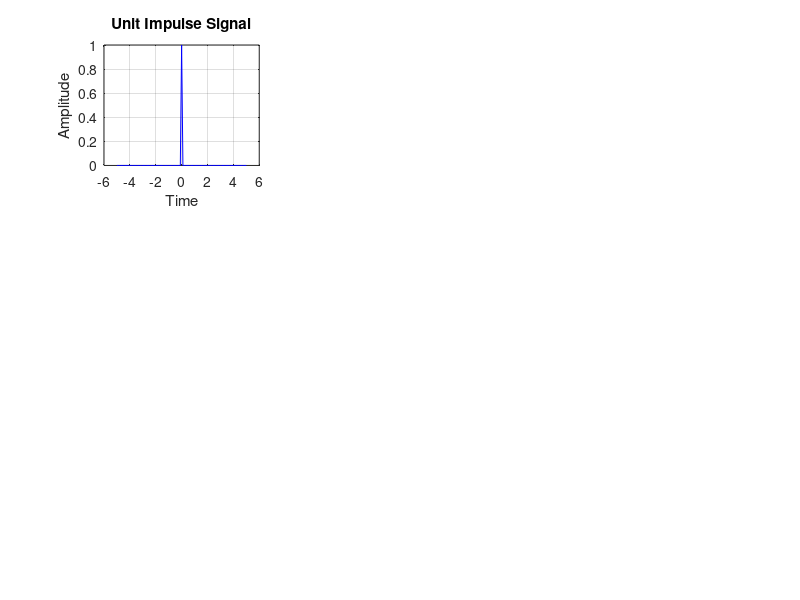

Recreate this plot in MATLAB.
% UNIT IMPULSE SIGNAL (=1 when t=0; =0 when t≠0)
t=-5:0.1:5;
x1=1
x2=0;
x=x1.*(t==0)+x2.*(t~=0);
subplot(3,3,1);
plot(t,x,'b');
xlabel('Time');
ylabel('Amplitude');
title('Unit Impulse Signal');
grid on;
